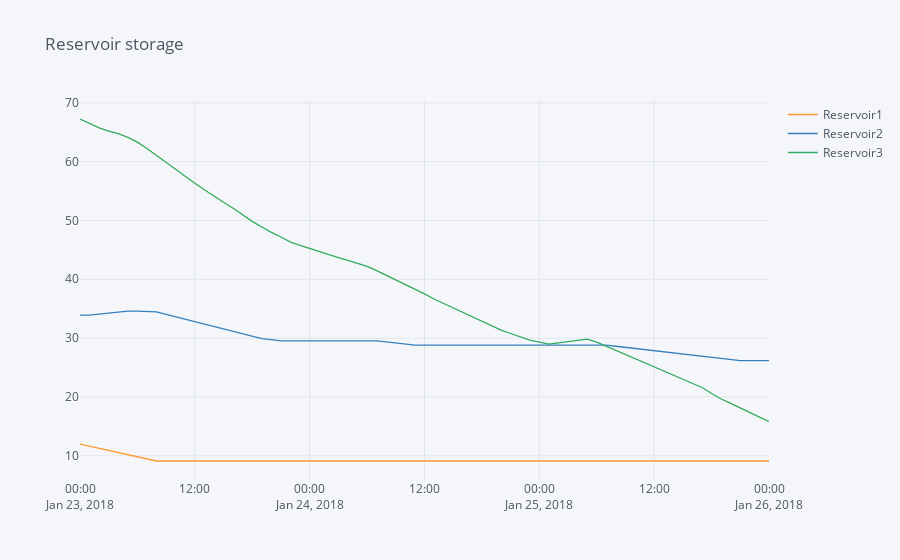
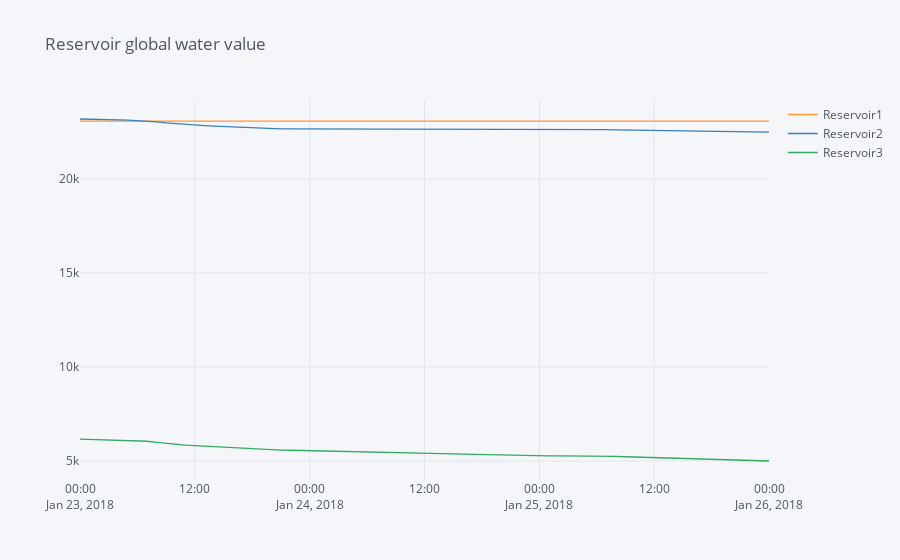
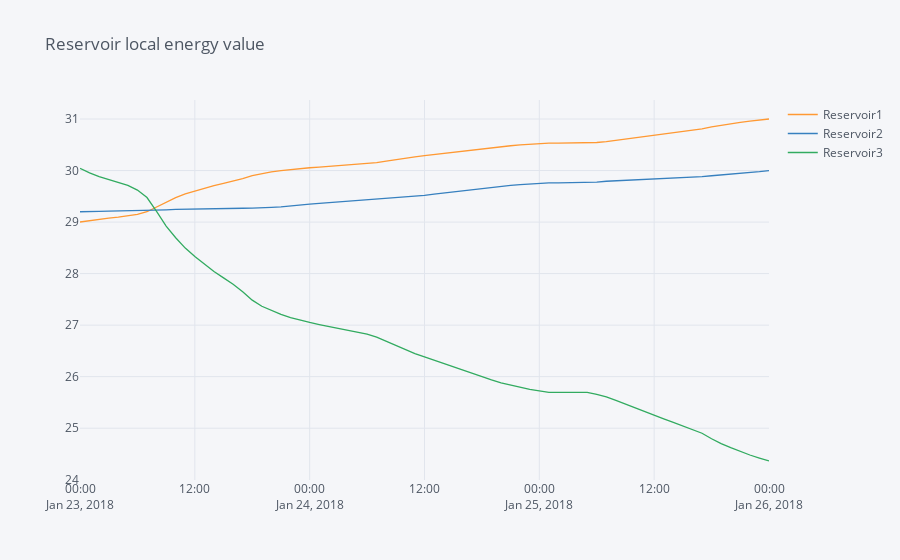

The code cell stored with these charts, in order, in its notebook:
### Markdown cell above
Note that all of the energy conversion factors are identical to the first example since they are not influenced by the water value function of the reservoirs. The calc_global_water_value attribute is not calculated for Reservoir3 since it already has a global water value given in €/Mm$^3$. The calculated global water values of Reservoir1 and Reservoir2 are higher compared to the last example since the water value for Reservoir3 is higher, but their relative difference is the same as before.

The final value of the local energy value time series for Reservoir1 and Reservoir2 are still the same as their energy_value_input, while the water_value_input defined for Reservoir3 is found in the final value of the global water value time series.

### Code cell
pd.DataFrame([rsv.storage.get().rename(rsv.get_name()) for rsv in shop.model.reservoir]).transpose().iplot(title="Reservoir storage")
pd.DataFrame([-rsv.water_value_global_result.get().rename(rsv.get_name()) for rsv in shop.model.reservoir]).transpose().iplot(title="Reservoir global water value")
pd.DataFrame([-rsv.energy_value_local_result.get().rename(rsv.get_name()) for rsv in shop.model.reservoir]).transpose().iplot(title="Reservoir local energy value")
